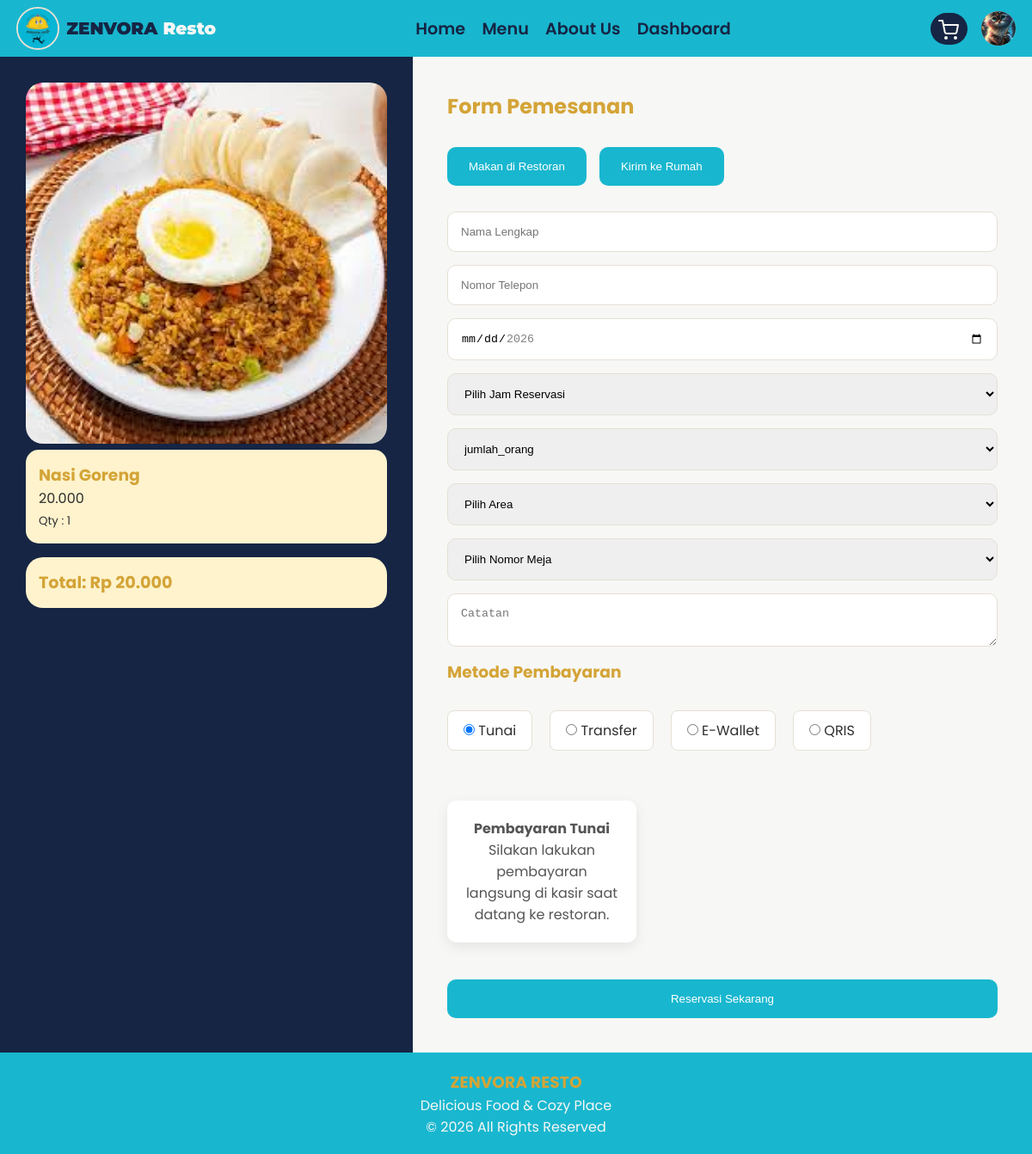
The app's page /payments.php?id=53 (signed in) with its own data.
### tables this page shows
CREATE TABLE `menus` (
  `id` int(11) NOT NULL,
  `category_id` int(11) DEFAULT NULL,
  `nama_menu` varchar(100) DEFAULT NULL,
  `deskripsi` text DEFAULT NULL,
  `harga` int(11) DEFAULT NULL,
  `gambar` varchar(255) DEFAULT NULL,
  `stok` int(11) DEFAULT NULL,
  `rating` decimal(2,1) DEFAULT 0.0,
  `total_review` int(11) DEFAULT 0
);

### payments.php (the view, shortened to what this page needs)
<?php
include 'database/koneksi.php';
$menus = [];
$total = 0;
if(isset($_GET['id'])){
    $id = intval($_GET['id']);
    $query = mysqli_query($conn, "SELECT * FROM menus WHERE id='$id'");
    if(mysqli_num_rows($query)>0){
        $menu = mysqli_fetch_assoc($query);
        $menu['quantity'] = 1;
        $menu['subtotal'] = $menu['harga'];
        $menus[] = $menu;
        $total = $menu['harga'];
    }
}
include 'includes/header.php';
include 'includes/navbar.php';
?>
<section class="booking">
    <div class="booking-left">
        <?php if(count($menus)>0): ?>
        <img src="assets/images/Menu/<?= $menus[0]['gambar']; ?>" class="menu-img">
        <?php foreach($menus as $menu): ?>
        <div class="menu-card">
            <h3><?= $menu['nama_menu']; ?></h3>
            <p><?= number_format($menu['harga'],0,',','.'); ?></p>
            <small>Qty : <?= $menu['quantity']; ?></small>
        </div>
        <?php endforeach; ?>
        <h2>Total: Rp <?= number_format($total,0,',','.'); ?></h2>
        <?php else: ?>
            <h3>Belum ada Pesanan.</h3>
            <?php endif; ?>
    </div>
    <div class="booking-right">
        <h1>Form Pemesanan</h1>
        <div class="tab">
            <button onclick="showForm('resto')">
                Makan di Restoran
            </button>
            <button onclick="showForm('delivery')">
                Kirim ke Rumah
            </button>
        </div>
        <form id="resto" class="active" method="POST" action="process/payments_process.php" enctype="multipart/form-data">
            <input type="text" name="nama" placeholder="Nama Lengkap" required>
            <input type="tel" name="telepon" placeholder="Nomor Telepon" required>
            <input type="date" name="tanggal" min="<?= date('Y-m-d'); ?>" max="<?= date('Y-m-d', strtotime('+30 days')); ?>" required>
            <select name="jam" required>
                <option value="">Pilih Jam Reservasi</option>
            </select>
            <select name="jumlah_orang" required>
                <option value="">jumlah_orang</option>
            </select>
            <select name="area" id="area" required>
                <option value="">Pilih Area</option>
            </select>
            <select name="meja" id="meja" required>
                <option value="">Pilih Nomor Meja</option>
            </select>
            <textarea name="catatan" placeholder="Catatan"></textarea>
            <h3>Metode Pembayaran</h3>
            <div class="payment">
                <label>
                    <input type="radio" name="payment_method" value="Tunai" checked>
                    Tunai
                </label>
                <label>
                    <input type="radio" name="payment_method" value="Transfer">
                    Transfer
                </label>
                <label>
                    <input type="radio" name="payment_method" value="E-Wallet">
                    E-Wallet
                </label>
                <label>
                    <input type="radio" name="payment_method" value="QRIS">
                    QRIS
                </label>
            </div>
            <div class="payment-info">
                <div id="tunai" class="payment-box">
                    <h4>Pembayaran Tunai</h4>
                    <p>
                        Silakan lakukan pembayaran langsung di kasir saat datang ke restoran.
                    </p>
                </div>
            </div>
            <button type="submit">
                Reservasi Sekarang
            </button>
        </form>
    </div>
</section>
<?php include 'includes/footer.php' ?>

### assets/css/style.css (style rules this page uses)
:root { --main-color: #f7F7F5; --secondary-color: #18B7CF; --font-main-color: #2E2E2E; --font-secondary-color:#D4A437; --card-main: #fff3cd; --border-color:#E5E0D5; --Tosku-color: #162544; }
* { margin: 0; padding: 0; box-sizing: border-box; }
body { background: var(--main-color); color: var(--font-main-color); font-family: "Poppins", sans-serif; }
.booking { display:flex; min-height:100vh; }
.booking .booking-left { width:40%; background:var(--Tosku-color); padding:30px; }
.booking .booking-right { width:60%; background:var(--main-color); padding:40px; }
.booking .booking-left .menu-img { width:100%; border-radius:20px; }
.booking .booking-left .menu-card { background: var(--card-main); padding:15px; border-radius:15px; margin-bottom: 1rem; }
.booking .booking-left h2 { padding: 15px; font-size: 1.2rem; background: var(--card-main); color: var(--font-secondary-color); border-radius: 20px; }
.booking h1,h3 { color:var(--font-secondary-color); }
.booking .booking-right .tab { display:flex; gap:15px; margin:30px 0; }
.booking .booking-right .tab button { padding:15px 25px; border:none; background:var(--secondary-color); color:white; border-radius:10px; cursor:pointer; }
.booking .booking-right form { display:none; gap:15px; flex-direction:column; }
.booking .booking-right form.active { display:flex; }
.booking .booking-right form input, .booking .booking-right form select, .booking .booking-right form textarea { padding:15px; border:1px solid var(--border-color); border-radius:10px; }
.booking .booking-right form .payment { display:flex; gap:20px; }
.booking .booking-right form button { background:var(--secondary-color); color:white; border:none; padding:15px; border-radius:10px; cursor:pointer; }
.booking .booking-right .payment { margin:15px 0; flex-wrap:wrap; }
.booking .booking-right .payment label { cursor:pointer; padding:10px 18px; background:#fff; border-radius:8px; border:1px solid var(--border-color); transition:.3s; }
.payment-info { margin:20px 0; }
.payment-box, .pay2 { display:none; background:#fff; border-radius:15px; padding:20px; text-align:center; box-shadow:0 5px 15px rgba(0,0,0,.08); }
.payment-box, .pay2 h4 { color:var(--secondary-color); margin-bottom:15px; }
.payment-box, .pay2 img { width:220px; border-radius:10px; margin-bottom:15px; }
.payment-box, .pay2 p { margin:8px 0; color:#555; }

### records on screen
menus: gambar (picture), nama_menu "Nasi Goreng", harga "20.000", category "1"
